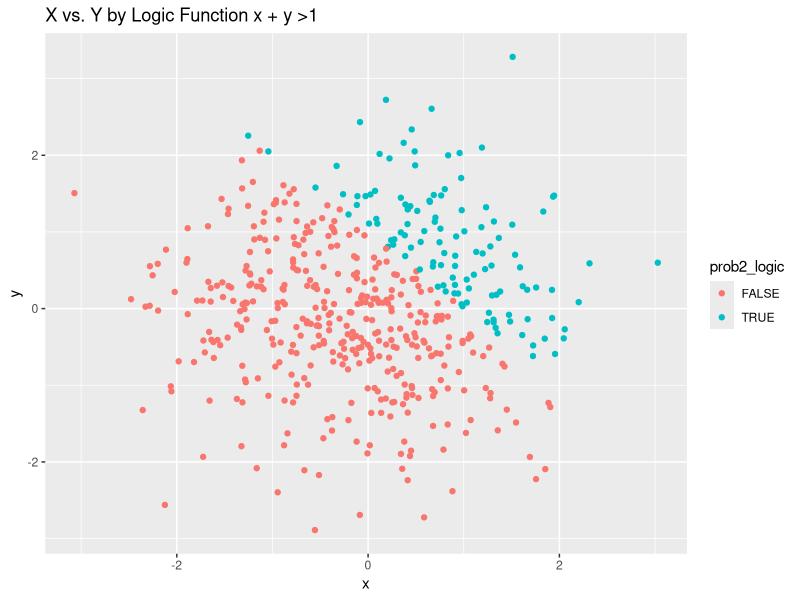
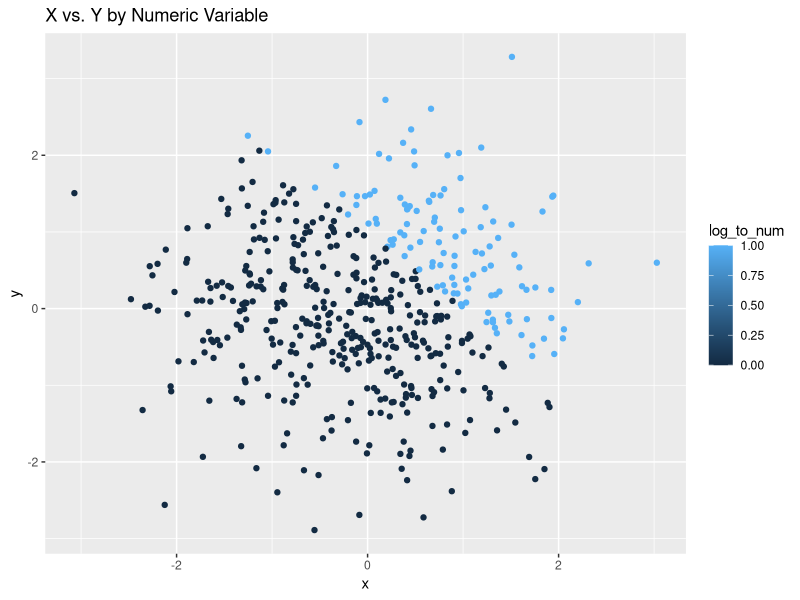
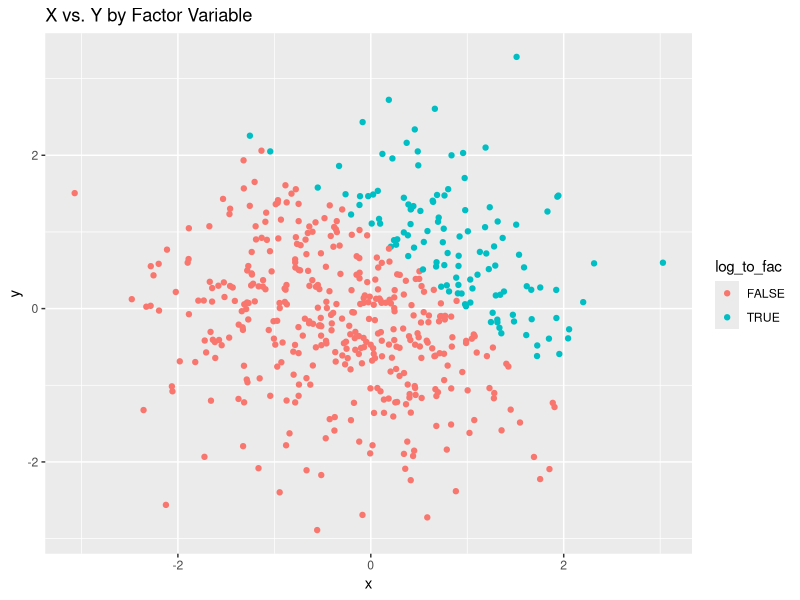
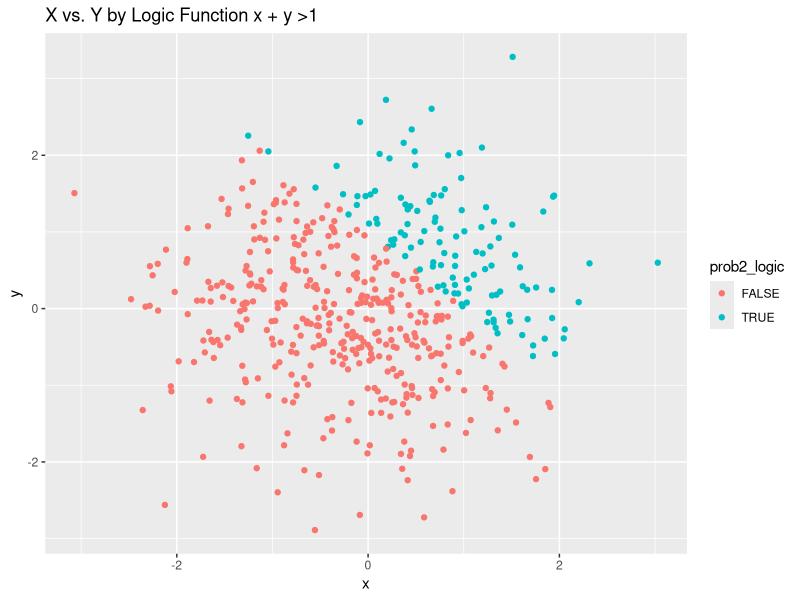

Write the R code that produced these figures, in order.
## ---- chunk 1
library(tidyverse)
## ---- chunk 2
hw1_df = tibble(
  prob1_samp = rnorm(8),
  prob1_logic = prob1_samp > 0,
  prob1_char = c("one", "two", "three", "four", "five", "six", "seven", "eight"), 
  prob1_factor = factor(prob1_char, levels = c("low", "moderate", "high"))
)
## ---- chunk 3
mean(pull(hw1_df, prob1_samp))
mean(pull(hw1_df, prob1_logic))
mean(pull(hw1_df, prob1_char))
mean(pull(hw1_df, prob1_factor))
## ---- chunk 4
prob2_df = tibble(
  x = rnorm(500),
  y = rnorm(500),
  prob2_logic = x + y > 1,
  log_to_num = as.numeric(prob2_logic),
  log_to_fac = as.factor(prob2_logic)
)
## ---- chunk 5
ggplot(prob2_df, aes(x = x, y = y)) + geom_point(aes (color = prob2_logic)) + labs(title ="X vs. Y by Logic Function x + y >1")
  ggsave("logic_plot.png", width = 5, height = 5)
## ---- chunk 6
ggplot(prob2_df, aes(x = x, y = y)) + geom_point(aes (color = log_to_num)) + labs(title ="X vs. Y by Numeric Variable")
## ---- chunk 7
ggplot(prob2_df, aes(x = x, y = y)) + geom_point(aes (color = log_to_fac)) + labs(title ="X vs. Y by Factor Variable")
